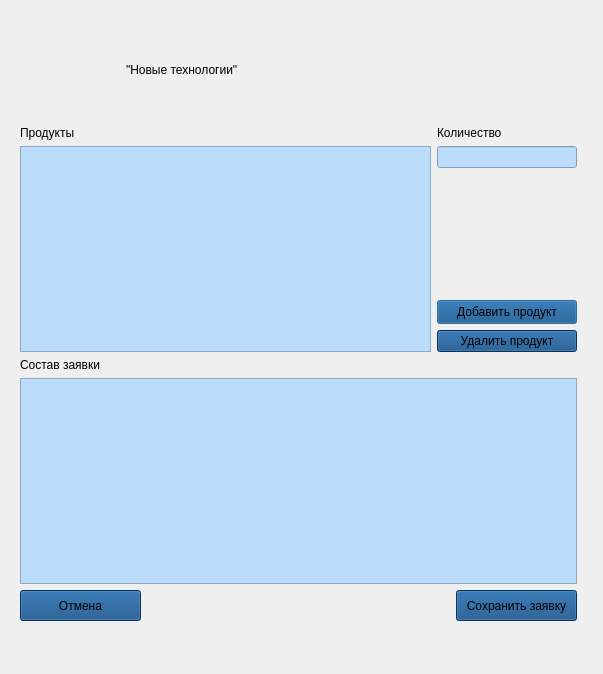
<?xml version="1.0" encoding="UTF-8"?>
<ui version="4.0">
 <class>Dialog</class>
 <widget class="QDialog" name="Dialog">
  <property name="geometry">
   <rect>
    <x>0</x>
    <y>0</y>
    <width>603</width>
    <height>674</height>
   </rect>
  </property>
  <property name="windowTitle">
   <string>Создание заявки</string>
  </property>
  <widget class="QWidget" name="">
   <property name="geometry">
    <rect>
     <x>20</x>
     <y>20</y>
     <width>557</width>
     <height>601</height>
    </rect>
   </property>
   <layout class="QVBoxLayout" name="verticalLayout_4">
    <item>
     <layout class="QHBoxLayout" name="horizontalLayout">
      <item>
       <widget class="QLabel" name="logo_label">
        <property name="minimumSize">
         <size>
          <width>100</width>
          <height>100</height>
         </size>
        </property>
        <property name="maximumSize">
         <size>
          <width>100</width>
          <height>100</height>
         </size>
        </property>
        <property name="text">
         <string/>
        </property>
       </widget>
      </item>
      <item>
       <widget class="QLabel" name="label_3">
        <property name="styleSheet">
         <string notr="true">font: 18pt &quot;Bahnschrift&quot;;
color: rgb(0, 0, 0);</string>
        </property>
        <property name="text">
         <string>&quot;Новые технологии&quot;</string>
        </property>
       </widget>
      </item>
     </layout>
    </item>
    <item>
     <layout class="QHBoxLayout" name="horizontalLayout_3">
      <item>
       <layout class="QVBoxLayout" name="verticalLayout">
        <item>
         <widget class="QLabel" name="label">
          <property name="styleSheet">
           <string notr="true">font: 10pt &quot;Bahnschrift&quot;;
color: rgb(0, 0, 0);</string>
          </property>
          <property name="text">
           <string>Продукты</string>
          </property>
         </widget>
        </item>
        <item>
         <widget class="QTableView" name="product_tableView">
          <property name="minimumSize">
           <size>
            <width>411</width>
            <height>201</height>
           </size>
          </property>
          <property name="styleSheet">
           <string notr="true">background-color: rgb(187, 220, 250);
font: 9pt &quot;Bahnschrift&quot;;
color: rgb(0, 0, 0);</string>
          </property>
         </widget>
        </item>
       </layout>
      </item>
      <item>
       <layout class="QVBoxLayout" name="verticalLayout_3">
        <item>
         <widget class="QLabel" name="label_2">
          <property name="styleSheet">
           <string notr="true">font: 10pt &quot;Bahnschrift&quot;;
color: rgb(0, 0, 0);</string>
          </property>
          <property name="text">
           <string>Количество</string>
          </property>
         </widget>
        </item>
        <item>
         <widget class="QLineEdit" name="lineEdit">
          <property name="styleSheet">
           <string notr="true">background-color: rgb(187, 220, 250);
font: 9pt &quot;Bahnschrift&quot;;
color: rgb(0, 0, 0);</string>
          </property>
         </widget>
        </item>
        <item>
         <spacer name="verticalSpacer">
          <property name="orientation">
           <enum>Qt::Orientation::Vertical</enum>
          </property>
          <property name="sizeHint" stdset="0">
           <size>
            <width>20</width>
            <height>40</height>
           </size>
          </property>
         </spacer>
        </item>
        <item>
         <widget class="QPushButton" name="add_pushButton_3">
          <property name="minimumSize">
           <size>
            <width>131</width>
            <height>24</height>
           </size>
          </property>
          <property name="styleSheet">
           <string notr="true">background-color: rgb(12, 72, 130);
font: 9pt &quot;Bahnschrift&quot;;
color: rgb(0, 0, 0);</string>
          </property>
          <property name="text">
           <string>Добавить продукт</string>
          </property>
         </widget>
        </item>
        <item>
         <widget class="QPushButton" name="del_pushButton">
          <property name="styleSheet">
           <string notr="true">background-color: rgb(12, 72, 130);
font: 9pt &quot;Bahnschrift&quot;;
color: rgb(0, 0, 0);</string>
          </property>
          <property name="text">
           <string>Удалить продукт</string>
          </property>
         </widget>
        </item>
       </layout>
      </item>
     </layout>
    </item>
    <item>
     <layout class="QVBoxLayout" name="verticalLayout_2">
      <item>
       <widget class="QLabel" name="label_4">
        <property name="styleSheet">
         <string notr="true">font: 10pt &quot;Bahnschrift&quot;;
color: rgb(0, 0, 0);</string>
        </property>
        <property name="text">
         <string>Состав заявки</string>
        </property>
       </widget>
      </item>
      <item>
       <widget class="QTableView" name="sostav_tableView">
        <property name="minimumSize">
         <size>
          <width>411</width>
          <height>201</height>
         </size>
        </property>
        <property name="styleSheet">
         <string notr="true">background-color: rgb(187, 220, 250);
font: 9pt &quot;Bahnschrift&quot;;
color: rgb(0, 0, 0);</string>
        </property>
       </widget>
      </item>
     </layout>
    </item>
    <item>
     <layout class="QHBoxLayout" name="horizontalLayout_2">
      <item>
       <widget class="QPushButton" name="exit_pushButton">
        <property name="minimumSize">
         <size>
          <width>121</width>
          <height>31</height>
         </size>
        </property>
        <property name="styleSheet">
         <string notr="true">background-color: rgb(12, 72, 130);
font: 9pt &quot;Bahnschrift&quot;;
color: rgb(0, 0, 0);</string>
        </property>
        <property name="text">
         <string>Отмена</string>
        </property>
       </widget>
      </item>
      <item>
       <spacer name="horizontalSpacer">
        <property name="orientation">
         <enum>Qt::Orientation::Horizontal</enum>
        </property>
        <property name="sizeHint" stdset="0">
         <size>
          <width>40</width>
          <height>20</height>
         </size>
        </property>
       </spacer>
      </item>
      <item>
       <widget class="QPushButton" name="save_pushButton">
        <property name="minimumSize">
         <size>
          <width>121</width>
          <height>31</height>
         </size>
        </property>
        <property name="styleSheet">
         <string notr="true">background-color: rgb(12, 72, 130);
font: 9pt &quot;Bahnschrift&quot;;
color: rgb(0, 0, 0);</string>
        </property>
        <property name="text">
         <string>Сохранить заявку</string>
        </property>
       </widget>
      </item>
     </layout>
    </item>
   </layout>
  </widget>
 </widget>
 <resources/>
 <connections/>
</ui>
